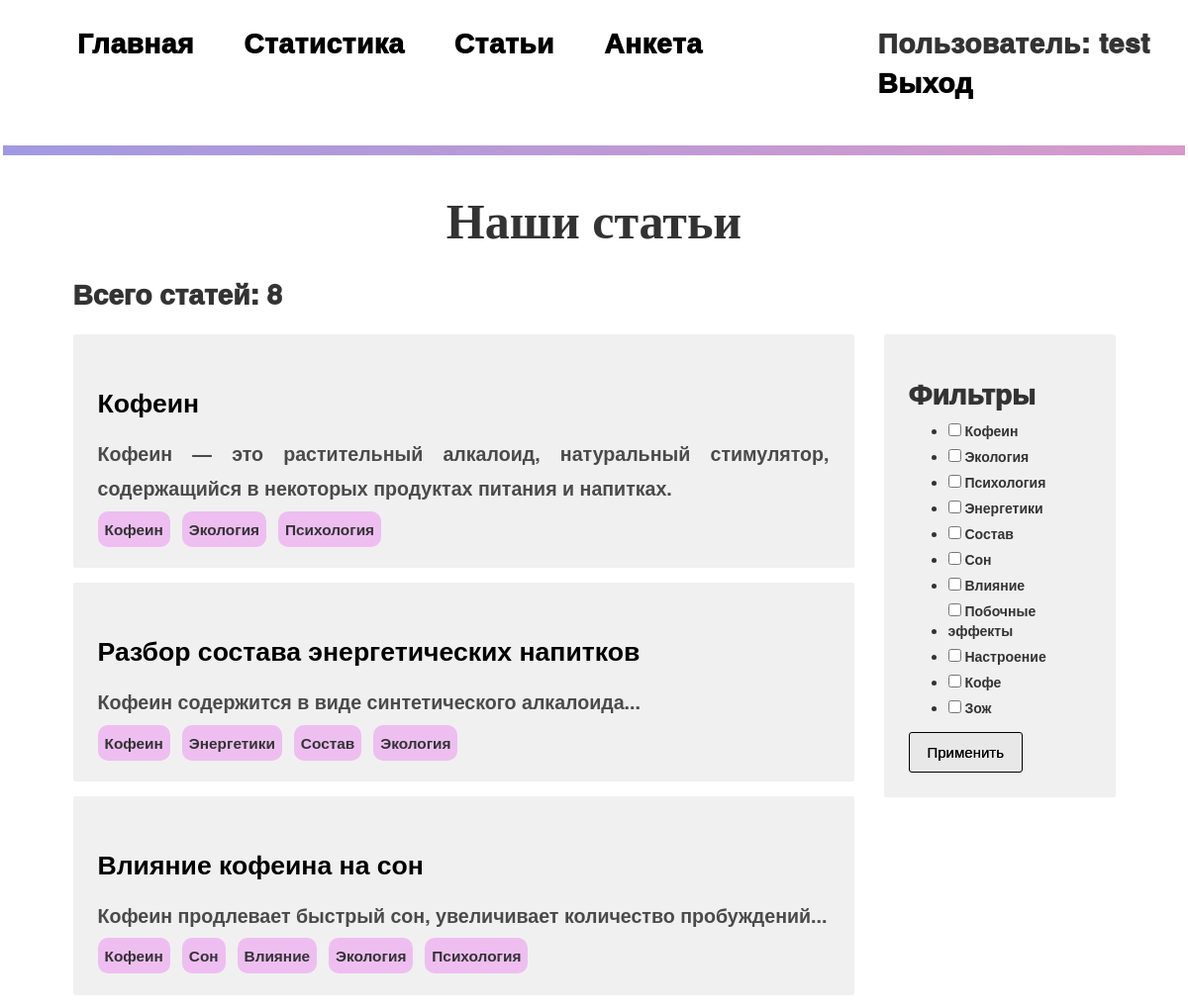
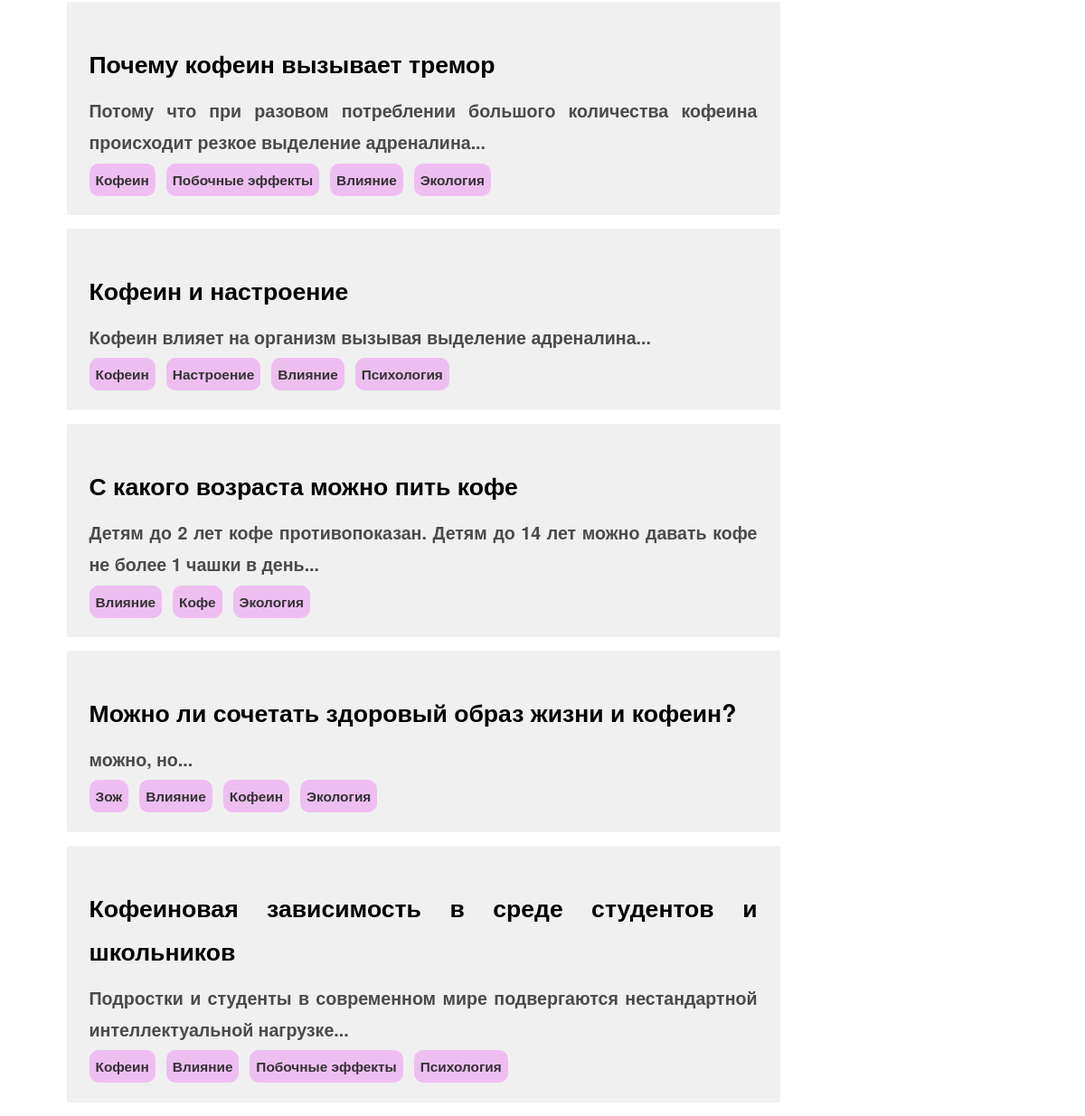
The page /caffeine/articles/ (signed in) on the database its author committed (2 pictures, top to bottom).
### catalog/models.py (models this page shows, shortened)
class CustomUser(AbstractBaseUser, PermissionsMixin):
    objects = CustomUserManager()
    last_login = False
    id = models.AutoField(primary_key=True)
    username = models.CharField(max_length=40, unique=True)
    email = models.EmailField(unique=True)
    password = models.CharField(max_length=30)
    is_staff = models.BooleanField(default=False)
    USERNAME_FIELD = 'username'
    REQUIRED_FIELDS = ['email', 'password']
    class Meta:
        pass

class Article(models.Model):
    article_id = models.AutoField(primary_key=True)
    title = models.TextField()
    summary = models.TextField(null=True)
    tags = models.TextField(null=True)
    template = models.TextField(default='base_article')
    class Meta:
        pass
    def create_dict(self):
        return {'title': self.title, 'tags': [i.capitalize().replace('_', ' ') for i in self.tags.split()],
                'summary': self.summary, 'id': self.article_id}

### catalog/views.py (the view)
# urls.py: urlpatterns += [path('articles/', views.articles_view, name="articles")]
def articles_view(request):
    num = Article.objects.all().count()
    articles_list = [i.create_dict() for i in Article.objects.all()]
    form = Articles_filter()
    filters = None
    if request.method == 'POST':
        req = dict(request.POST)
        if 'filter_field' in req.keys():
            filters = req['filter_field']
            articles_list = [i for i in articles_list if set(i['tags']).intersection(set(filters))]
            num = len(articles_list)
    return render(request, 'articles.html', {'num': num, 'articles_list': articles_list,
                                             'form': form, 'filters': filters})

### catalog/forms.py
class Articles_filter(forms.Form):
    tag_list = []
    articles = Article.objects.all()
    for i in articles:
        for j in i.create_dict()['tags']:
            if j not in tag_list:
                tag_list.append(j)
    filter_list = [(i, i) for i in tag_list]
    filter_field = forms.MultipleChoiceField(widget=forms.CheckboxSelectMultiple, choices=filter_list)

### templates/articles.html (shortened to what this page needs)
{% extends "base_generic.html" %}
{% block content %}
<hr>
<h1 class="h1_class">Наши статьи</h1>
<h3 class="r letters_sb">{% if not filters %}Всего статей{% else %} Количество статей содержащих {% for tag in filters %}<span class="tag">{{tag}}</span>{% endfor %}{% endif %}: {{ num }}</h3>
<div class="articles_container">
    <div class="articles_block">
{% for article in articles_list %}
<div class="style">
    <a class="name" href={{article.id}}><h3 class="body_class">{{article.title}}</h3></a>
    <p class="des__class">{{article.summary}}</p>
    {% for tag in article.tags %}
    <span class="tag tag__class">{{tag}}</span>
    {% endfor %}
</div>
{% endfor %}
        </div>
    <div class="style filters_block">
<h2 class="letters_sb">Фильтры</h2>
<form method="post" action="{% url 'articles' %}">
<div>
    <table>
        {% for question in form %}
            <tr>
              <td>{{ question }}</td>
            </tr>
        {% endfor %}
    </table>
</div>
    <div class="button_field">
        <input class="testbutton" type="submit" value="Применить" />
    </div>
</form>
        </div>
    </div>
{% endblock %}

### templates/base_generic.html (shortened to what this page needs)
<!DOCTYPE html>
<html lang="en">
<head>
  <link rel="stylesheet" href="https://maxcdn.bootstrapcdn.com/bootstrap/3.3.7/css/bootstrap.min.css">
  {% load static %}
  {% load static %}
  <link rel="stylesheet" href="{% static 'css/styles.css' %}">
   <link rel="stylesheet" href="{% static 'css/popupstyles.css' %}">
</head>
<body>
<div class="container">
  {% block sidebar %}
  <div class="container-col">
        <menu class="k menu_class">
          <li class="menu_li_class"><a class="letters_sb" href="{% url 'index' %}">Главная</a></li>
          <li class="menu_li_class"><a class="letters_sb" href="{% url 'statistic' %}">Статистика</a></li>
          <li class="menu_li_class"><a class="letters_sb" href="{% url 'articles' %}">Статьи</a></li>
          <li class="menu_li_class"><a class="letters_sb" href="{% url 'questionary' %}">Анкета</a></li>
        </menu>
        <menu class="k reg_class">
          {% if user.is_authenticated %}
          <li class="reg_li_class letters_sb">Пользователь: {{ user.get_username }}<li>
          <li class="reg_li_class"><a class="letters_sb" href="{% url 'logout'%}?next={{request.path}}">Выход</a></li>
          {% else %}
          <li class="reg_li_class"><a class="letters_sb" href="{% url 'login'%}?next={{request.path}}">Вход</a></li>
          <li class="reg_li_class"><a class="letters_sb" href="{% url 'registration' %}">Регистрация</a></li>{% endif %}
        </menu>
  </div>
    {% endblock %}
</div>
        <div class="container">
      {% block content %}{% endblock %}
        </div>
</body>
</html>

### catalog/static/css/styles.css (style rules this page uses)
.style { border-radius: 2px; background-color:#c6c6c645; margin: 15px; padding: 25px; }
.letters_sb { font-weight: 1000; font-size: 200%; margin-bottom: none; }
.tag { background-color: #eebef1; border-radius: 10px; margin-right: 8px; padding: 7px; font-size: 17px; }
.h1_class { font-size: 50px; font-weight: 800; font-family: Verdana; text-align: center; }
.body_class { font-weight: bold; font: sans-serif; font-size: 190%; line-height: 180%; text-align: justify; }
hr { margin: 20px 0; padding: 0; height: 10px; border: none; background: linear-gradient(45deg, rgba(57, 42, 190, 0.473), rgba(170, 37, 141, 0.466)); margin-left: -1%; margin-right: -1%; }
.articles_block { width: 70%; }
.filters_block { width: 20%; display: flex; flex-direction: column; align-items: flex-start; flex-grow: 0; flex-shrink: 1; height: 10%; }
.articles_container { display: flex; flex-direction: row; justify-content: center; }
.container { display: flex; flex-direction: column; margin: 0px; width: 100%; justify-content: center; }
.container-col { display: flex; flex-direction: row; margin: 0; padding: 0; list-style: none; letter-spacing: 0.04em; justify-content: space-between; }
.menu_class { list-style: none; justify-content: left; }
.menu_li_class { display: inline-block; padding: 0 25px; margin: 0 -2px; }
.menu_li_class a { display: inline-block; height: 50px; color: #000; }
.reg_class { list-style: none; justify-content: right; }
.reg_li_class { display: inline-block; padding: 0 25px; margin: 0 -2px; }
.reg_li_class a { display: inline-block; height: 50px; color: #000; }
.name { text-decoration: none; color: #000; line-height: 100%; }
.testbutton { font-family: arial; color: #000000 !important; font-size: 15px; text-shadow: 0px 0px 0px #000000; box-shadow: 0px 0px 0px #BEE2F9; padding: 9px 18px; border-radius: 3px; border: 1px solid #000000; background: #E8E8E8; }
.k { margin-top: 2%; }
.r { margin-left: 5%; }
.des__class { font-weight: bold; font: sans-serif; font-size: 140%; line-height: 180%; text-align: justify; list-style-type: none; color: #4a4a4a; }
.tag__class { font-weight: bold; font: sans-serif; font-size: 110%; line-height: 180%; text-align: justify; list-style-type: none; color: #333333; }

### rows shown on the page
CustomUser: get_username "test"
Article: title "Кофеин", summary "Кофеин — это растительный алкалоид, натуральный стимулятор, содержащийся в некоторых продуктах питания и напитках."
Article: title "Разбор состава энергетических напитков", summary "Кофеин содержится в виде синтетического алкалоида..."
Article: title "Влияние кофеина на сон", summary "Кофеин продлевает быстрый сон, увеличивает количество пробуждений..."
Article: title "Почему кофеин вызывает тремор", summary "Потому что при разовом потреблении большого количества кофеина происходит резкое выделение адреналина..."
Article: title "Кофеин и настроение", summary "Кофеин влияет на организм вызывая выделение адреналина..."
Article: title "С какого возраста можно пить кофе", summary "Детям до 2 лет кофе противопоказан. Детям до 14 лет можно давать кофе не более 1 чашки в день..."
Article: title "Можно ли сочетать здоровый образ жизни и кофеин?", summary "можно, но..."
Article: title "Кофеиновая зависимость в среде студентов и школьников", summary "Подростки и студенты в современном мире подвергаются нестандартной интеллектуальной нагрузке..."

### other values the page prints
{{ num }} "8"
{{ tag }} "Кофеин" "Экология" "Психология" "Кофеин" "Энергетики" "Состав" "Экология" "Кофеин" "Сон" "Влияние" "Экология" "Психология" "Кофеин" "Побочные эффекты" "Влияние" "Экология" "Кофеин" "Настроение" "Влияние" "Психология" "Влияние" "Кофе" "Экология" "Зож" "Влияние" "Кофеин" "Экология" "Кофеин" "Влияние" "Побочные эффекты" "Психология"
